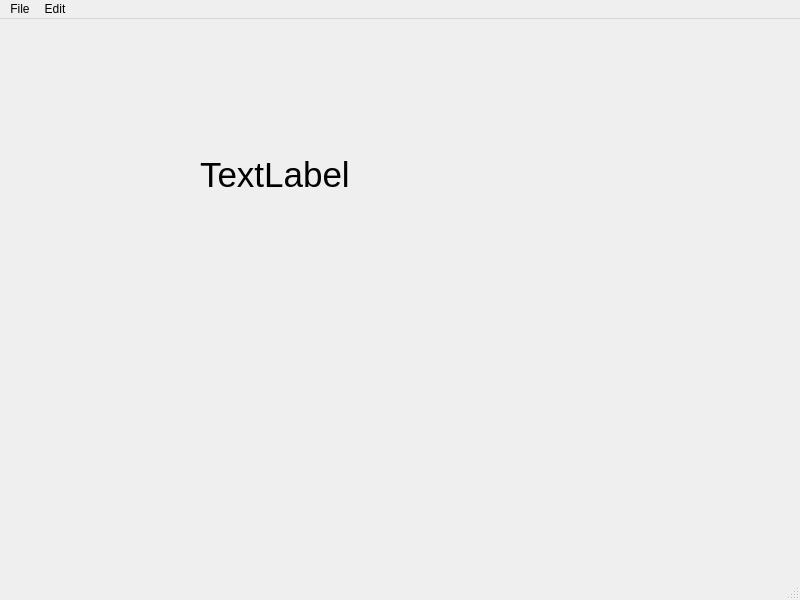
<?xml version="1.0" encoding="UTF-8"?>
<ui version="4.0">
 <class>MainWindow</class>
 <widget class="QMainWindow" name="MainWindow">
  <property name="geometry">
   <rect>
    <x>0</x>
    <y>0</y>
    <width>800</width>
    <height>600</height>
   </rect>
  </property>
  <property name="windowTitle">
   <string>MainWindow</string>
  </property>
  <widget class="QWidget" name="centralwidget">
   <widget class="QLabel" name="label">
    <property name="geometry">
     <rect>
      <x>200</x>
      <y>110</y>
      <width>271</width>
      <height>91</height>
     </rect>
    </property>
    <property name="font">
     <font>
      <pointsize>26</pointsize>
     </font>
    </property>
    <property name="text">
     <string>TextLabel</string>
    </property>
   </widget>
  </widget>
  <widget class="QMenuBar" name="menubar">
   <property name="geometry">
    <rect>
     <x>0</x>
     <y>0</y>
     <width>800</width>
     <height>21</height>
    </rect>
   </property>
   <widget class="QMenu" name="menuFile">
    <property name="title">
     <string>File</string>
    </property>
    <addaction name="actionNew"/>
    <addaction name="actionSave"/>
   </widget>
   <widget class="QMenu" name="menuEdit">
    <property name="title">
     <string>Edit</string>
    </property>
    <addaction name="actionCopy"/>
    <addaction name="actionPaste"/>
   </widget>
   <addaction name="menuFile"/>
   <addaction name="menuEdit"/>
  </widget>
  <widget class="QStatusBar" name="statusbar"/>
  <action name="actionNew">
   <property name="text">
    <string>New</string>
   </property>
   <property name="statusTip">
    <string>Create new file</string>
   </property>
   <property name="shortcut">
    <string>Ctrl+N</string>
   </property>
  </action>
  <action name="actionCopy">
   <property name="text">
    <string>Copy</string>
   </property>
   <property name="statusTip">
    <string>Copy a file</string>
   </property>
   <property name="shortcut">
    <string>Ctrl+C</string>
   </property>
  </action>
  <action name="actionPaste">
   <property name="text">
    <string>Paste</string>
   </property>
   <property name="statusTip">
    <string>Paste file</string>
   </property>
  </action>
  <action name="actionSave">
   <property name="text">
    <string>Save</string>
   </property>
   <property name="statusTip">
    <string>Save file</string>
   </property>
  </action>
 </widget>
 <resources/>
 <connections/>
</ui>
